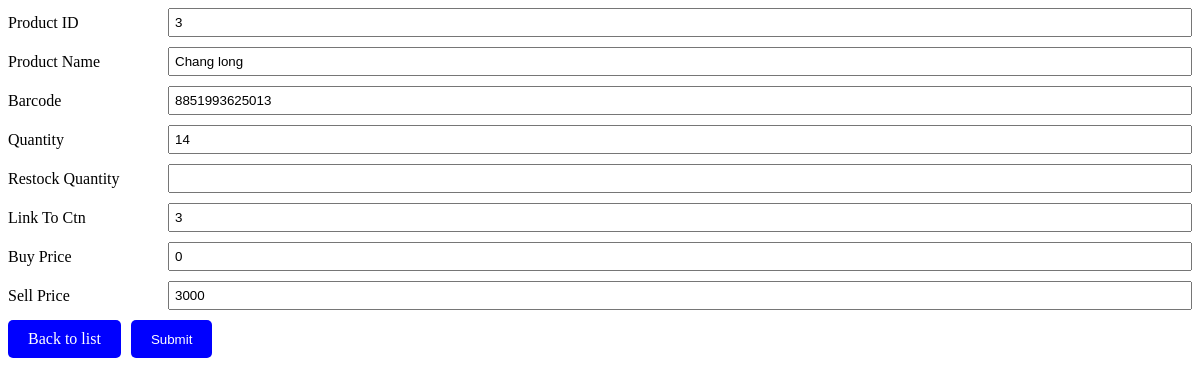
The app's page /Product_Latli_Restock.php?PID=3 with its own data.
### tables this page shows
CREATE TABLE `product` (
  `Product_ID` int(11) NOT NULL,
  `Product_Name` varchar(100) NOT NULL,
  `Barcode` varchar(100) NOT NULL,
  `Quantity` int(11) NOT NULL,
  `Link_To_CTN` int(11) NOT NULL,
  `Buy_Price` int(11) NOT NULL,
  `Sell_Price` int(11) NOT NULL
);

### Product_Latli_Restock.php (the view, shortened to what this page needs)
<?php
include('Config.php');
if (isset($_GET['PID'])) {
    $PID = $_GET['PID'];
    $select = "SELECT * FROM product WHERE Product_ID = $PID";
    $select_query = mysqli_query($connection, $select);
    $array = mysqli_fetch_array($select_query);
    $productname = $array['Product_Name'];
    $quantity = $array['Quantity'];
    $barcode = $array['Barcode'];
    $buyprice = $array['Buy_Price'];
    $sellprice = $array['Sell_Price'];
    $linktoctn = $array['Link_To_CTN'];
}
?>
<!DOCTYPE html>
<html>
<head>
</head>
<body>
    <form action="Product_Latli_Restock.php?PID=<?php echo htmlspecialchars($PID); ?>" method="post">
        <div class="form-group">
            <p>Product ID</p>
            <input type="number" name="txtid" value="<?php echo htmlspecialchars($PID); ?>" readonly>
        </div>
        <div class="form-group">
            <p>Product Name</p>
            <input type="text" name="txtproductname" value="<?php echo htmlspecialchars($productname); ?>">
        </div>
        <div class="form-group">
            <p>Barcode</p>
            <input type="text" name="txtbarcode" value="<?php echo htmlspecialchars($barcode); ?>">
        </div>
        <div class="form-group">
            <p>Quantity</p>
            <input type="number" name="txtquantity" value="<?php echo htmlspecialchars($quantity); ?>" readonly>
        </div>
        <div class="form-group">
            <p>Restock Quantity</p>
            <input type="number" name="txtrestock"? autofocus/>
        </div>
        <div class="form-group">
            <p>Link To Ctn</p>
            <input type="number" name="txtlinktoctn" value="<?php echo htmlspecialchars($linktoctn); ?>">
        </div>
        <div class="form-group">
            <p>Buy Price</p>
            <input type="number" step="0.01" name="txtbuyprice" value="<?php echo htmlspecialchars($buyprice); ?>">
        </div>
        <div class="form-group">
            <p>Sell Price</p>
            <input type="number" step="0.01" name="txtsellprice" value="<?php echo htmlspecialchars($sellprice); ?>">
        </div>
        <div class="buttons">
            <a href="Product_List.php">Back to list</a>
            <input type="submit" name="btnsubmit" value="Submit">
        </div>
    </form>
</body>
</html>

### Product_Latli_Restock.php (style rules this page uses)
.form-group { display: flex; align-items: center; margin-bottom: 10px; }
.form-group p { margin: 0 10px 0 0; width: 150px; }
.form-group input { flex: 1; padding: 5px; }
.buttons { display: flex; gap: 10px; }
.buttons a, .buttons input[type="submit"] { padding: 10px 20px; text-align: center; text-decoration: none; color: white; background-color: blue; border: none; border-radius: 5px; }
.buttons a { display: inline-block; }

### records on screen
product: txtproductname "Chang long", txtbarcode "8851993625013", txtquantity "14", txtlinktoctn "3", txtbuyprice "0", txtsellprice "3000"
